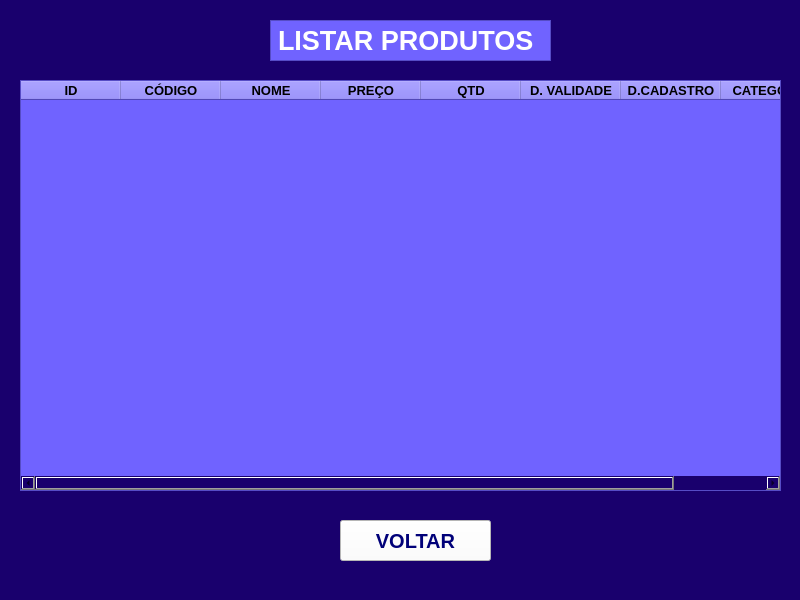
<?xml version="1.0" encoding="UTF-8"?>
<ui version="4.0">
 <class>MainWindow</class>
 <widget class="QMainWindow" name="MainWindow">
  <property name="geometry">
   <rect>
    <x>0</x>
    <y>0</y>
    <width>800</width>
    <height>600</height>
   </rect>
  </property>
  <property name="maximumSize">
   <size>
    <width>800</width>
    <height>600</height>
   </size>
  </property>
  <property name="cursor">
   <cursorShape>PointingHandCursor</cursorShape>
  </property>
  <property name="windowTitle">
   <string>LISTAR DADOS</string>
  </property>
  <property name="styleSheet">
   <string notr="true">background-color: rgb(25, 0, 109);</string>
  </property>
  <widget class="QWidget" name="centralwidget">
   <widget class="QLabel" name="label">
    <property name="geometry">
     <rect>
      <x>270</x>
      <y>20</y>
      <width>281</width>
      <height>41</height>
     </rect>
    </property>
    <property name="font">
     <font>
      <pointsize>20</pointsize>
      <weight>75</weight>
      <bold>true</bold>
     </font>
    </property>
    <property name="styleSheet">
     <string notr="true">color: rgb(255, 255, 255);
background-color: rgb(112, 99, 255);</string>
    </property>
    <property name="frameShape">
     <enum>QFrame::StyledPanel</enum>
    </property>
    <property name="text">
     <string>LISTAR PRODUTOS</string>
    </property>
    <property name="textFormat">
     <enum>Qt::AutoText</enum>
    </property>
   </widget>
   <widget class="QPushButton" name="pushButton_2">
    <property name="geometry">
     <rect>
      <x>340</x>
      <y>520</y>
      <width>151</width>
      <height>41</height>
     </rect>
    </property>
    <property name="font">
     <font>
      <pointsize>15</pointsize>
      <weight>75</weight>
      <bold>true</bold>
     </font>
    </property>
    <property name="styleSheet">
     <string notr="true">background-color: rgb(255, 255, 255);
color: rgb(1, 1, 121);</string>
    </property>
    <property name="text">
     <string>VOLTAR</string>
    </property>
   </widget>
   <widget class="QTableWidget" name="tableWidget">
    <property name="geometry">
     <rect>
      <x>20</x>
      <y>80</y>
      <width>761</width>
      <height>411</height>
     </rect>
    </property>
    <property name="font">
     <font>
      <pointsize>12</pointsize>
      <weight>75</weight>
      <bold>true</bold>
     </font>
    </property>
    <property name="mouseTracking">
     <bool>false</bool>
    </property>
    <property name="styleSheet">
     <string notr="true">background-color: rgb(112, 99, 255)</string>
    </property>
    <column>
     <property name="text">
      <string>ID</string>
     </property>
     <property name="font">
      <font>
       <pointsize>10</pointsize>
       <weight>75</weight>
       <bold>true</bold>
      </font>
     </property>
     <property name="textAlignment">
      <set>AlignCenter</set>
     </property>
    </column>
    <column>
     <property name="text">
      <string>CÓDIGO</string>
     </property>
     <property name="font">
      <font>
       <pointsize>10</pointsize>
       <weight>75</weight>
       <bold>true</bold>
      </font>
     </property>
     <property name="textAlignment">
      <set>AlignCenter</set>
     </property>
    </column>
    <column>
     <property name="text">
      <string>NOME</string>
     </property>
     <property name="font">
      <font>
       <pointsize>10</pointsize>
       <weight>75</weight>
       <bold>true</bold>
      </font>
     </property>
     <property name="textAlignment">
      <set>AlignCenter</set>
     </property>
    </column>
    <column>
     <property name="text">
      <string>PREÇO</string>
     </property>
     <property name="font">
      <font>
       <pointsize>10</pointsize>
       <weight>75</weight>
       <bold>true</bold>
      </font>
     </property>
     <property name="textAlignment">
      <set>AlignCenter</set>
     </property>
    </column>
    <column>
     <property name="text">
      <string>QTD</string>
     </property>
     <property name="font">
      <font>
       <pointsize>10</pointsize>
       <weight>75</weight>
       <bold>true</bold>
      </font>
     </property>
     <property name="textAlignment">
      <set>AlignCenter</set>
     </property>
    </column>
    <column>
     <property name="text">
      <string>D. VALIDADE</string>
     </property>
     <property name="font">
      <font>
       <pointsize>10</pointsize>
       <weight>75</weight>
       <bold>true</bold>
      </font>
     </property>
     <property name="textAlignment">
      <set>AlignCenter</set>
     </property>
    </column>
    <column>
     <property name="text">
      <string>D.CADASTRO</string>
     </property>
     <property name="font">
      <font>
       <pointsize>10</pointsize>
       <weight>75</weight>
       <bold>true</bold>
      </font>
     </property>
     <property name="textAlignment">
      <set>AlignCenter</set>
     </property>
    </column>
    <column>
     <property name="text">
      <string>CATEGORIA</string>
     </property>
     <property name="font">
      <font>
       <pointsize>10</pointsize>
       <weight>75</weight>
       <bold>true</bold>
      </font>
     </property>
     <property name="textAlignment">
      <set>AlignCenter</set>
     </property>
    </column>
   </widget>
  </widget>
  <widget class="QMenuBar" name="menubar">
   <property name="geometry">
    <rect>
     <x>0</x>
     <y>0</y>
     <width>800</width>
     <height>21</height>
    </rect>
   </property>
  </widget>
  <widget class="QStatusBar" name="statusbar"/>
 </widget>
 <resources/>
 <connections/>
</ui>
